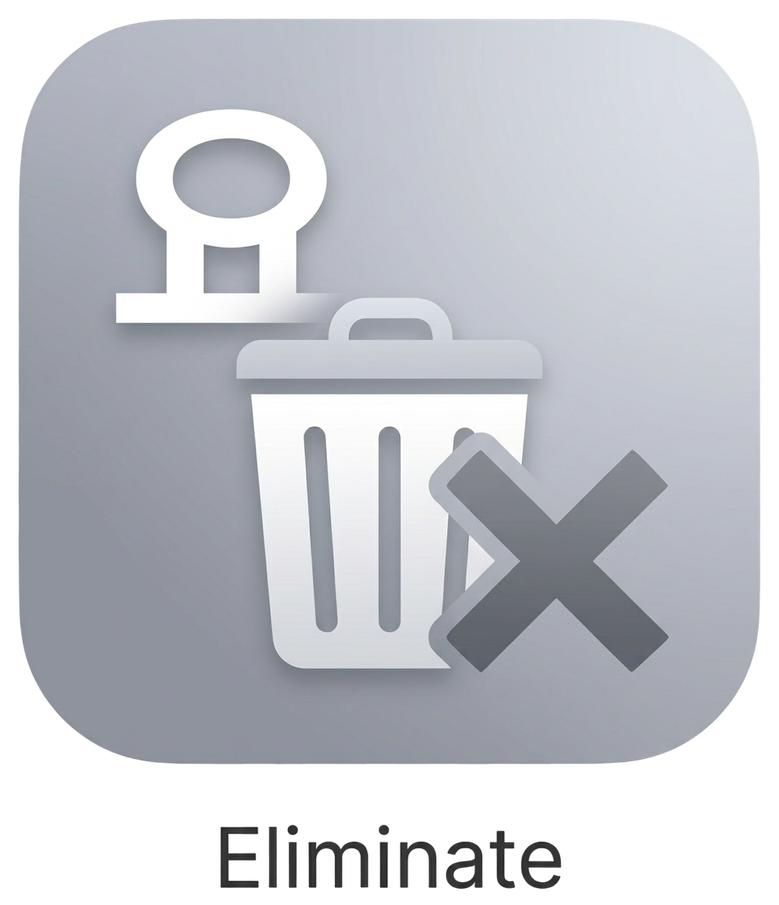
#> input picture public/q4.png, 779 x 905 px, shrunk from 960 x 1115 before the run, found by its file name
$ python process_icons.py
#> lines starting #> are read from the running program, lines starting #| are printed output that depends on the picture
from PIL import Image
import os

def process(input_path, threshold):
#> called with input_path = 'public/icons/q4.png', threshold = 180
    img = Image.open(input_path).convert('RGBA')
#> img is the input picture: PIL image 779x905 RGBA; mean R, G, B, A 137.7, 140.5, 146.6, 194.9
    new_data = []
    for p in img.getdata():
        avg = (p[0] + p[1] + p[2]) / 3
        if avg > threshold:
            new_data.append((0, 0, 0, 255)) # Make Black
        else:
            new_data.append(p)
#> this loop made 704995 passes
#> (p, avg) on passes 1 to 3: ((255, 255, 255, 1), 255), ((0, 0, 0, 0), 0), ((0, 0, 0, 0), 0)
#> after the loop, new_data = 704995 items
    img.putdata(new_data)
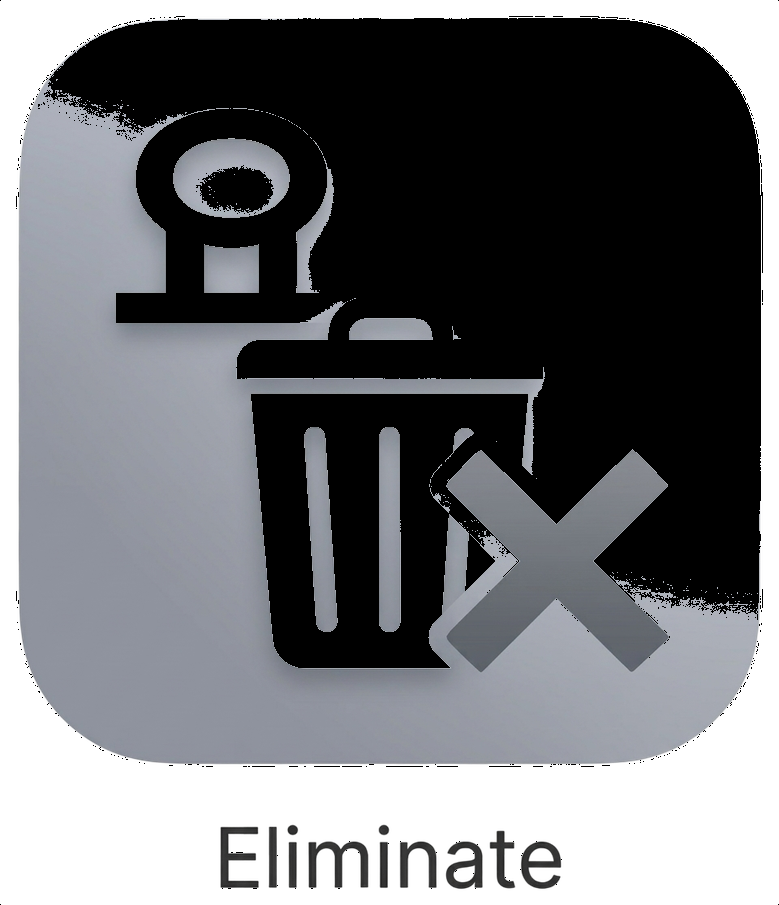
#> img: PIL image 779x905 RGBA; mean R, G, B, A 51.6, 53, 56.3, 195.6; transparent parts drawn white
    out_name = f"public/icons/q4_thresh_{threshold}.png"
    img.save(out_name)
    return out_name

input_file = 'public/icons/q4.png'
for t in [180, 150, 100, 50]:
    process(input_file, t)
